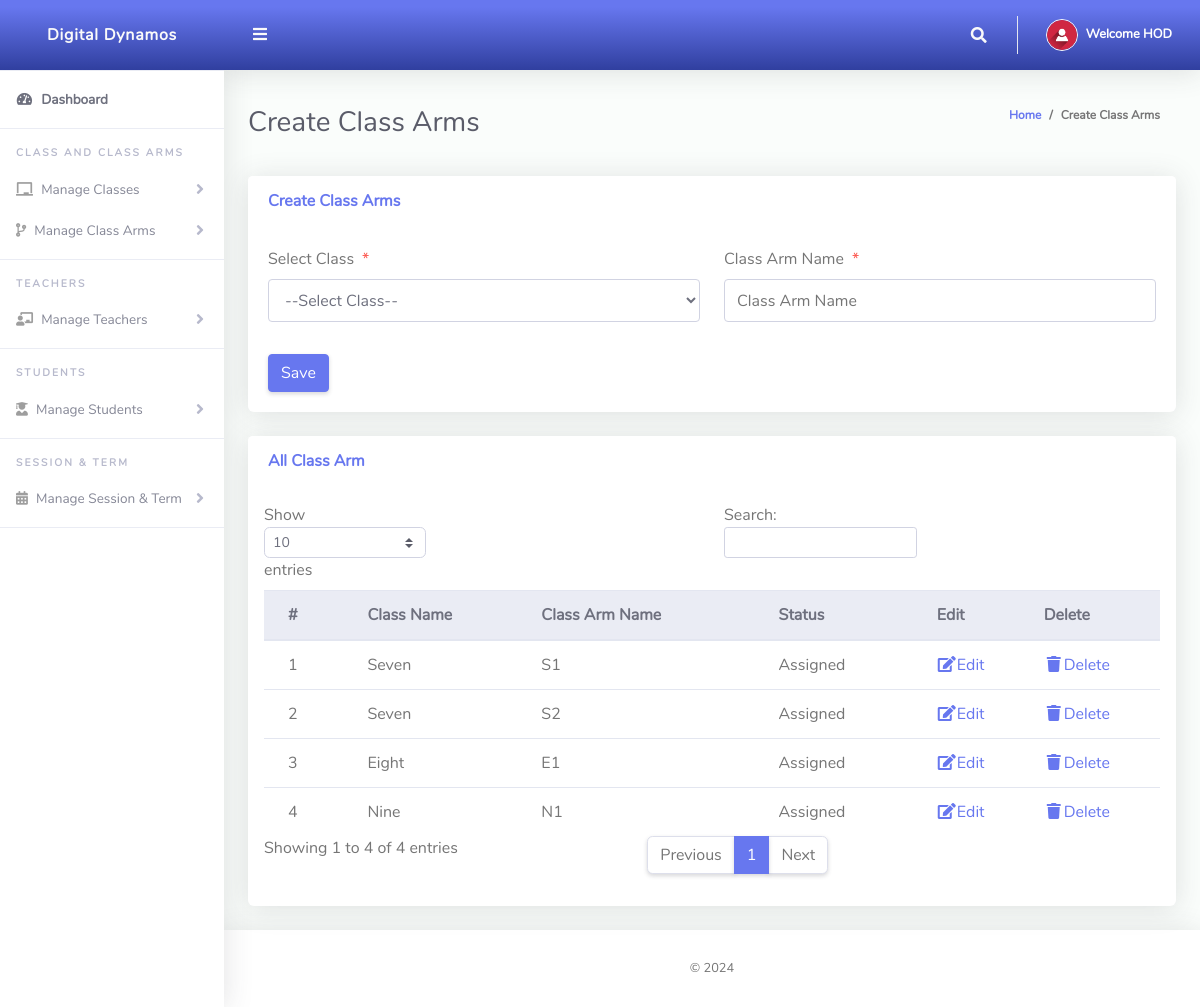
/Admin/createClassArms.php (signed in), run on the app's committed database.
### tables this page shows
CREATE TABLE `tblclassarms` (
  `Id` int(10) NOT NULL,
  `classId` varchar(10) NOT NULL,
  `classArmName` varchar(255) NOT NULL,
  `isAssigned` varchar(10) NOT NULL
);

CREATE TABLE `tblclass` (
  `Id` int(10) NOT NULL,
  `className` varchar(255) NOT NULL
);

### Admin/createClassArms.php (the view, shortened to what this page needs)
<?php
include '../Includes/dbcon.php';
?>
<!DOCTYPE html>
<html lang="en">
<head>
  <link href="../vendor/fontawesome-free/css/all.min.css" rel="stylesheet" type="text/css">
  <link href="../vendor/bootstrap/css/bootstrap.min.css" rel="stylesheet" type="text/css">
  <link href="css/ruang-admin.min.css" rel="stylesheet">
</head>
<body id="page-top">
  <div id="wrapper">
      <?php include "Includes/sidebar.php";?>
    <div id="content-wrapper" class="d-flex flex-column">
      <div id="content">
       <?php include "Includes/topbar.php";?>
        <div class="container-fluid" id="container-wrapper">
          <div class="d-sm-flex align-items-center justify-content-between mb-4">
            <h1 class="h3 mb-0 text-gray-800">Create Class Arms</h1>
            <ol class="breadcrumb">
              <li class="breadcrumb-item"><a href="./">Home</a></li>
              <li class="breadcrumb-item active" aria-current="page">Create Class Arms</li>
            </ol>
          </div>
          <div class="row">
            <div class="col-lg-12">
              <div class="card mb-4">
                <div class="card-header py-3 d-flex flex-row align-items-center justify-content-between">
                  <h6 class="m-0 font-weight-bold text-primary">Create Class Arms</h6>
                </div>
                <div class="card-body">
                  <form method="post">
                    <div class="form-group row mb-3">
                        <div class="col-xl-6">
                        <label class="form-control-label">Select Class<span class="text-danger ml-2">*</span></label>
                         <?php
                        $qry= "SELECT * FROM tblclass ORDER BY className ASC";
                        $result = $conn->query($qry);
                        $num = $result->num_rows;
                        if ($num > 0){
                          echo ' <select required name="classId" class="form-control mb-3">';
                          echo'<option value="">--Select Class--</option>';
                                  echo '</select>';
                              }
                            ?>
                        </div>
                        <div class="col-xl-6">
                        <label class="form-control-label">Class Arm Name<span class="text-danger ml-2">*</span></label>
                      <input type="text" class="form-control" name="classArmName" value="<?php echo $row['classArmName'];?>" id="exampleInputFirstName" placeholder="Class Arm Name">
                        </div>
                    </div>
                      <?php
                    if (isset($Id))
                    {
                    ?>
                    <button type="submit" name="update" class="btn btn-warning">Update</button>
                    &nbsp;&nbsp;&nbsp;&nbsp;&nbsp;&nbsp;&nbsp;&nbsp;&nbsp;&nbsp;
                    <?php
                    } else {
                    ?>
                    <button type="submit" name="save" class="btn btn-primary">Save</button>
                    <?php
                    }
                    ?>
                  </form>
                </div>
              </div>
                 <div class="row">
              <div class="col-lg-12">
              <div class="card mb-4">
                <div class="card-header py-3 d-flex flex-row align-items-center justify-content-between">
                  <h6 class="m-0 font-weight-bold text-primary">All Class Arm</h6>
                </div>
                <div class="table-responsive p-3">
                  <table class="table align-items-center table-flush table-hover" id="dataTableHover">
                    <thead class="thead-light">
                      <tr>
                        <th>#</th>
                        <th>Class Name</th>
                        <th>Class Arm Name</th>
                         <th>Status</th>
                        <th>Edit</th>
                        <th>Delete</th>
                      </tr>
                    </thead>
                    <tbody>
                  <?php
                      $query = "SELECT tblclassarms.Id,tblclassarms.isAssigned,tblclass.className,tblclassarms.classArmName
                      FROM tblclassarms
                      INNER JOIN tblclass ON tblclass.Id = tblclassarms.classId";
                      $rs = $conn->query($query);
                      $num = $rs->num_rows;
                      $sn=0;
                      $status="";
                      if($num > 0)
                      {
                        while ($rows = $rs->fetch_assoc())
                          {
                              if($rows['isAssigned'] == '1'){$status = "Assigned";}else{$status = "UnAssigned";}
                             $sn = $sn + 1;
                            echo"
                              <tr>
                                <td>".$sn."</td>
                                <td>".$rows['className']."</td>
                                <td>".$rows['classArmName']."</td>
                                <td>".$status."</td>
                                <td><a href='?action=edit&Id=".$rows['Id']."'><i class='fas fa-fw fa-edit'></i>Edit</a></td>
                                <td><a href='?action=delete&Id=".$rows['Id']."'><i class='fas fa-fw fa-trash'></i>Delete</a></td>
                              </tr>";
                          }
                      }
                      else
                      {
                           echo
                           "<div class='alert alert-danger' role='alert'>
                            No Record Found!
                            </div>";
                      }
                      ?>
                    </tbody>
                  </table>
                </div>
              </div>
            </div>
            </div>
          </div>
        </div>
      </div>
       <?php include "Includes/footer.php";?>
    </div>
  </div>
</body>
</html>

### Admin/Includes/topbar.php (shortened to what this page needs)
<?php
  $query = "SELECT * FROM tbladmin WHERE Id = ".$_SESSION['userId']."";
  $rs = $conn->query($query);
  $rows = $rs->fetch_assoc();
  $fullName = $rows['firstName']." ".$rows['lastName'];
?>
<nav class="navbar navbar-expand navbar-light bg-gradient-primary topbar mb-4 static-top">
          <button id="sidebarToggleTop" class="btn btn-link rounded-circle mr-3">
            <i class="fa fa-bars"></i>
          </button>
          <ul class="navbar-nav ml-auto">
            <li class="nav-item dropdown no-arrow">
              <a class="nav-link dropdown-toggle" href="#" id="searchDropdown" role="button" data-toggle="dropdown"
                aria-haspopup="true" aria-expanded="false">
                <i class="fas fa-search fa-fw"></i>
              </a>
            </li>
            <li class="nav-item dropdown no-arrow">
              <a class="nav-link dropdown-toggle" href="#" id="userDropdown" role="button" data-toggle="dropdown"
                aria-haspopup="true" aria-expanded="false">
                <img class="img-profile rounded-circle" src="img/user-icn.png" style="max-width: 60px">
                <span class="ml-2 d-none d-lg-inline text-white small"><b>Welcome <?php echo $fullName;?></b></span>
              </a>
            </li>
          </ul>
        </nav>

### data on the page
tblclassarms: classId.className "Seven", classArmName "S1", isAssigned "Assigned"
tblclassarms: classId.className "Seven", classArmName "S2", isAssigned "Assigned"
tblclassarms: classId.className "Eight", classArmName "E1", isAssigned "Assigned"
tblclassarms: classId.className "Nine", classArmName "N1", isAssigned "Assigned"

### other printed values
$fullName "HOD"
